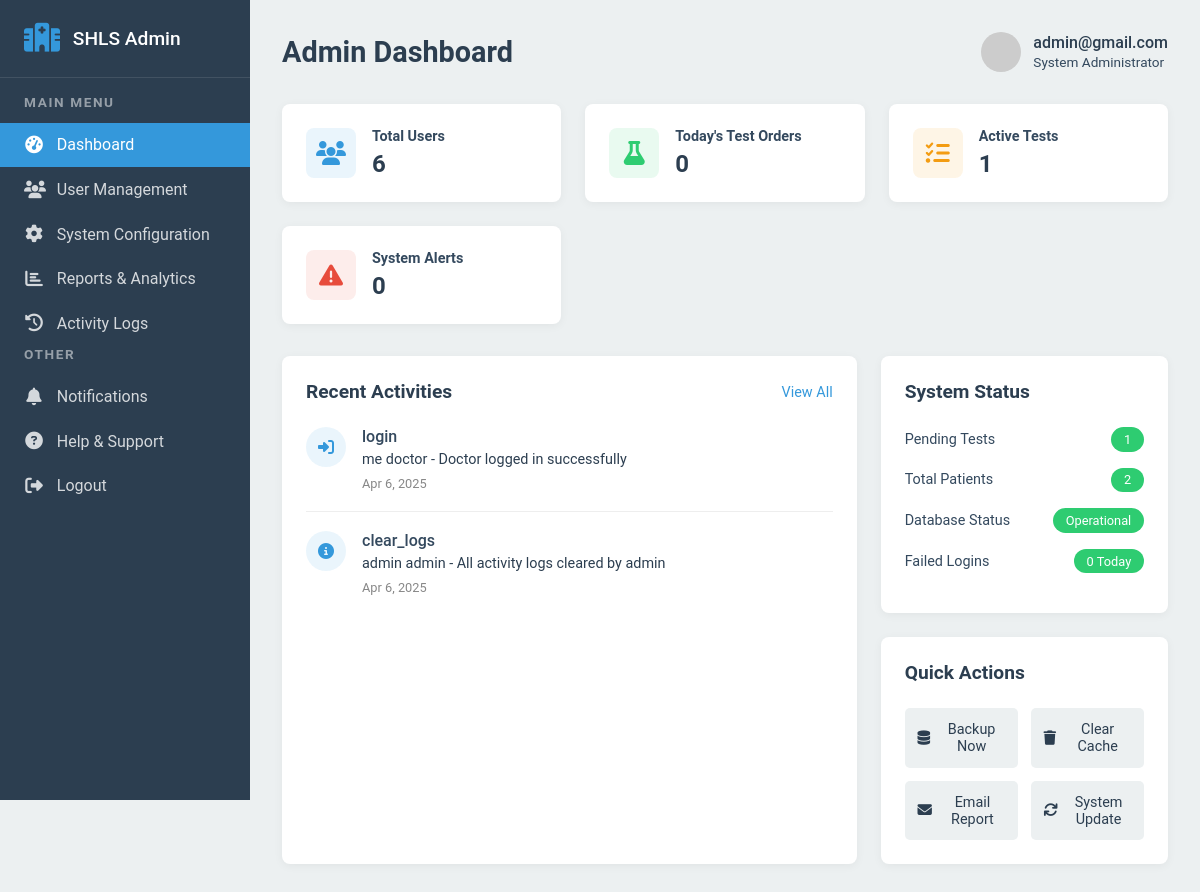
/admin_dashboard.php (signed in), run on the app's committed database.
### tables this page shows
CREATE TABLE `activity_logs` (
  `id` int(11) NOT NULL,
  `user_id` int(11) DEFAULT NULL,
  `action` varchar(255) NOT NULL,
  `details` text DEFAULT NULL,
  `ip_address` varchar(45) DEFAULT NULL,
  `created_at` timestamp NOT NULL DEFAULT current_timestamp()
);

CREATE TABLE `users` (
  `id` int(11) NOT NULL,
  `username` varchar(50) NOT NULL,
  `password` varchar(255) NOT NULL,
  `full_name` varchar(100) NOT NULL,
  `role` enum('admin','doctor','lab_staff','patient') NOT NULL,
  `email` varchar(100) NOT NULL,
  `status` enum('active','inactive','pending') NOT NULL DEFAULT 'pending',
  `last_login` datetime DEFAULT NULL,
  `created_at` timestamp NOT NULL DEFAULT current_timestamp(),
  `updated_at` timestamp NOT NULL DEFAULT current_timestamp() ON UPDATE current_timestamp()
);

### admin_dashboard.php (the view, shortened to what this page needs)
<?php
require_once 'config/db_connection.php';
try {
    $stmt = $pdo->query("SELECT COUNT(*) as total FROM users");
    $totalUsers = $stmt->fetch(PDO::FETCH_ASSOC)['total'];
    $stmt = $pdo->query("SELECT COUNT(*) as total FROM test_results WHERE DATE(order_date) = CURDATE()");
    $todaySamples = $stmt->fetch(PDO::FETCH_ASSOC)['total'];
    $stmt = $pdo->query("SELECT COUNT(*) as total FROM test_results WHERE status IN ('pending', 'processing')");
    $activeSamples = $stmt->fetch(PDO::FETCH_ASSOC)['total'];
    $stmt = $pdo->query("SELECT COUNT(*) as total FROM activity_logs WHERE action = 'failed_login' AND DATE(created_at) = CURDATE()");
    $systemAlerts = $stmt->fetch(PDO::FETCH_ASSOC)['total'];
    $stmt = $pdo->query("
        SELECT al.*, u.full_name
        FROM activity_logs al
        JOIN users u ON al.user_id = u.id
        ORDER BY al.created_at DESC
        LIMIT 4
    ");
    $recentActivities = $stmt->fetchAll(PDO::FETCH_ASSOC);
    $stmt = $pdo->query("SELECT COUNT(*) as total FROM test_results WHERE status = 'pending'");
    $pendingSamples = $stmt->fetch(PDO::FETCH_ASSOC)['total'];
    $stmt = $pdo->query("SELECT COUNT(*) as total FROM users WHERE role = 'patient'");
    $totalPatients = $stmt->fetch(PDO::FETCH_ASSOC)['total'];
} catch(PDOException $e) {
    error_log("Database error in admin_dashboard.php: " . $e->getMessage());
    $totalUsers = 0;
    $todaySamples = 0;
    $activeSamples = 0;
    $systemAlerts = 0;
    $recentActivities = [];
    $pendingSamples = 0;
    $totalPatients = 0;
}
?>
<!DOCTYPE html>
<html lang="en">
<head>
    <link rel="stylesheet" href="https://cdnjs.cloudflare.com/ajax/libs/font-awesome/6.4.0/css/all.min.css">
    <link rel="stylesheet" href="https://cdn.jsdelivr.net/npm/sweetalert2@11.7.32/dist/sweetalert2.min.css">
</head>
<body>
    <aside class="sidebar">
        <div class="sidebar-header">
            <i class="fas fa-hospital"></i>
            <h2>SHLS Admin</h2>
        </div>
        <div class="sidebar-menu">
            <h3>Main Menu</h3>
            <a href="admin_dashboard.php" class="menu-item active">
                <i class="fas fa-tachometer-alt"></i>
                <span>Dashboard</span>
            </a>
            <a href="user_management.php" class="menu-item">
                <i class="fas fa-users"></i>
                <span>User Management</span>
            </a>
            <a href="system_configuration.php" class="menu-item">
                <i class="fas fa-cog"></i>
                <span>System Configuration</span>
            </a>
            <a href="reports_analytics.php" class="menu-item">
                <i class="fas fa-chart-bar"></i>
                <span>Reports & Analytics</span>
            </a>
            <a href="system_activity_logs.php" class="menu-item">
                <i class="fas fa-history"></i>
                <span>Activity Logs</span>
            </a>
            <h3>Other</h3>
            <a href="#" class="menu-item">
                <i class="fas fa-bell"></i>
                <span>Notifications</span>
            </a>
            <a href="#" class="menu-item">
                <i class="fas fa-question-circle"></i>
                <span>Help & Support</span>
            </a>
            <a href="javascript:void(0)" onclick="confirmLogout()" class="menu-item">
                <i class="fas fa-sign-out-alt"></i>
                <span>Logout</span>
            </a>
        </div>
    </aside>
    <main class="main-content">
        <div class="page-header">
            <h1>Admin Dashboard</h1>
            <div class="user-profile">
                <img src="https://randomuser.me/api/portraits/men/1.jpg" alt="Admin User">
                <div class="user-info">
                    <p><?php echo htmlspecialchars($_SESSION['admin_username']); ?></p>
                    <span>System Administrator</span>
                </div>
            </div>
        </div>
        <div class="dashboard-stats">
            <div class="stat-card">
                <div class="stat-icon">
                    <i class="fas fa-users"></i>
                </div>
                <div class="stat-details">
                    <h3>Total Users</h3>
                    <p><?php echo $totalUsers; ?></p>
                </div>
            </div>
            <div class="stat-card">
                <div class="stat-icon">
                    <i class="fas fa-flask"></i>
                </div>
                <div class="stat-details">
                    <h3>Today's Test Orders</h3>
                    <p><?php echo $todaySamples; ?></p>
                </div>
            </div>
            <div class="stat-card">
                <div class="stat-icon">
                    <i class="fas fa-tasks"></i>
                </div>
                <div class="stat-details">
                    <h3>Active Tests</h3>
                    <p><?php echo $activeSamples; ?></p>
                </div>
            </div>
            <div class="stat-card">
                <div class="stat-icon">
                    <i class="fas fa-exclamation-triangle"></i>
                </div>
                <div class="stat-details">
                    <h3>System Alerts</h3>
                    <p><?php echo $systemAlerts; ?></p>
                </div>
            </div>
        </div>
        <div class="activity-summary">
            <div class="card">
                <div class="card-header">
                    <h2 class="card-title">Recent Activities</h2>
                    <div class="card-actions">
                        <a href="system_activity_logs.php">View All</a>
                    </div>
                </div>
                <div class="activity-list">
                    <?php foreach($recentActivities as $activity): ?>
                    <div class="activity-item">
                        <div class="activity-icon">
                            <i class="fas fa-<?php echo getActivityIcon($activity['action']); ?>"></i>
                        </div>
                        <div class="activity-details">
                            <h4><?php echo htmlspecialchars($activity['action']); ?></h4>
                            <p><?php echo htmlspecialchars($activity['full_name'] . ' - ' . $activity['details']); ?></p>
                            <span class="activity-time"><?php echo timeAgo($activity['created_at']); ?></span>
                        </div>
                    </div>
                    <?php endforeach; ?>
                </div>
            </div>
            <div>
                <div class="card" style="margin-bottom: 1.5rem;">
                    <div class="card-header">
                        <h2 class="card-title">System Status</h2>
                    </div>
                    <div class="system-status">
                        <div class="status-item">
                            <span class="status-label">Pending Tests</span>
                            <span class="status-value <?php echo $pendingSamples > 10 ? 'warning' : ''; ?>">
                                <?php echo $pendingSamples; ?>
                            </span>
                        </div>
                        <div class="status-item">
                            <span class="status-label">Total Patients</span>
                            <span class="status-value"><?php echo $totalPatients; ?></span>
                        </div>
                        <div class="status-item">
                            <span class="status-label">Database Status</span>
                            <span class="status-value">Operational</span>
                        </div>
                        <div class="status-item">
                            <span class="status-label">Failed Logins</span>
                            <span class="status-value <?php echo $systemAlerts > 5 ? 'danger' : ''; ?>">
                                <?php echo $systemAlerts; ?> Today
                            </span>
                        </div>
                    </div>
                </div>
                <div class="card">
                    <div class="card-header">
                        <h2 class="card-title">Quick Actions</h2>
                    </div>
                    <div class="quick-actions">
                        <button class="action-btn" onclick="backupDatabase()">
                            <i class="fas fa-database"></i>
                            Backup Now
                        </button>
                        <button class="action-btn" onclick="clearCache()">
                            <i class="fas fa-trash"></i>
                            Clear Cache
                        </button>
                        <button class="action-btn" onclick="generateReport()">
                            <i class="fas fa-envelope"></i>
                            Email Report
                        </button>
                        <button class="action-btn" onclick="updateSystem()">
                            <i class="fas fa-sync"></i>
                            System Update
                        </button>
                    </div>
                </div>
            </div>
        </div>
    </main>
</body>
</html>
<?php
function getActivityIcon($action) {
    switch(strtolower($action)) {
        case 'login':
            return 'sign-in-alt';
        default:
            return 'info-circle';
    }
}
function timeAgo($datetime) {
    $timestamp = strtotime($datetime);
    $difference = time() - $timestamp;
    if ($difference < 60) {
        return "Just now";
    } elseif ($difference < 3600) {
        return floor($difference/60) . " minutes ago";
    } elseif ($difference < 86400) {
        return floor($difference/3600) . " hours ago";
    } else {
        return date('M j, Y', $timestamp);
    }
}
?>

### data on the page
activity_logs: action "login", user+details "me doctor - Doctor logged in successfully", created_at "Apr 6, 2025"
activity_logs: action "clear_logs", user+details "admin admin - All activity logs cleared by admin", created_at "Apr 6, 2025"

### other printed values
$_SESSION['admin_username'] "admin@gmail.com"
$totalUsers "6"
$todaySamples "0"
$activeSamples "1"
$systemAlerts "0"
$pendingSamples "1"
$totalPatients "2"
